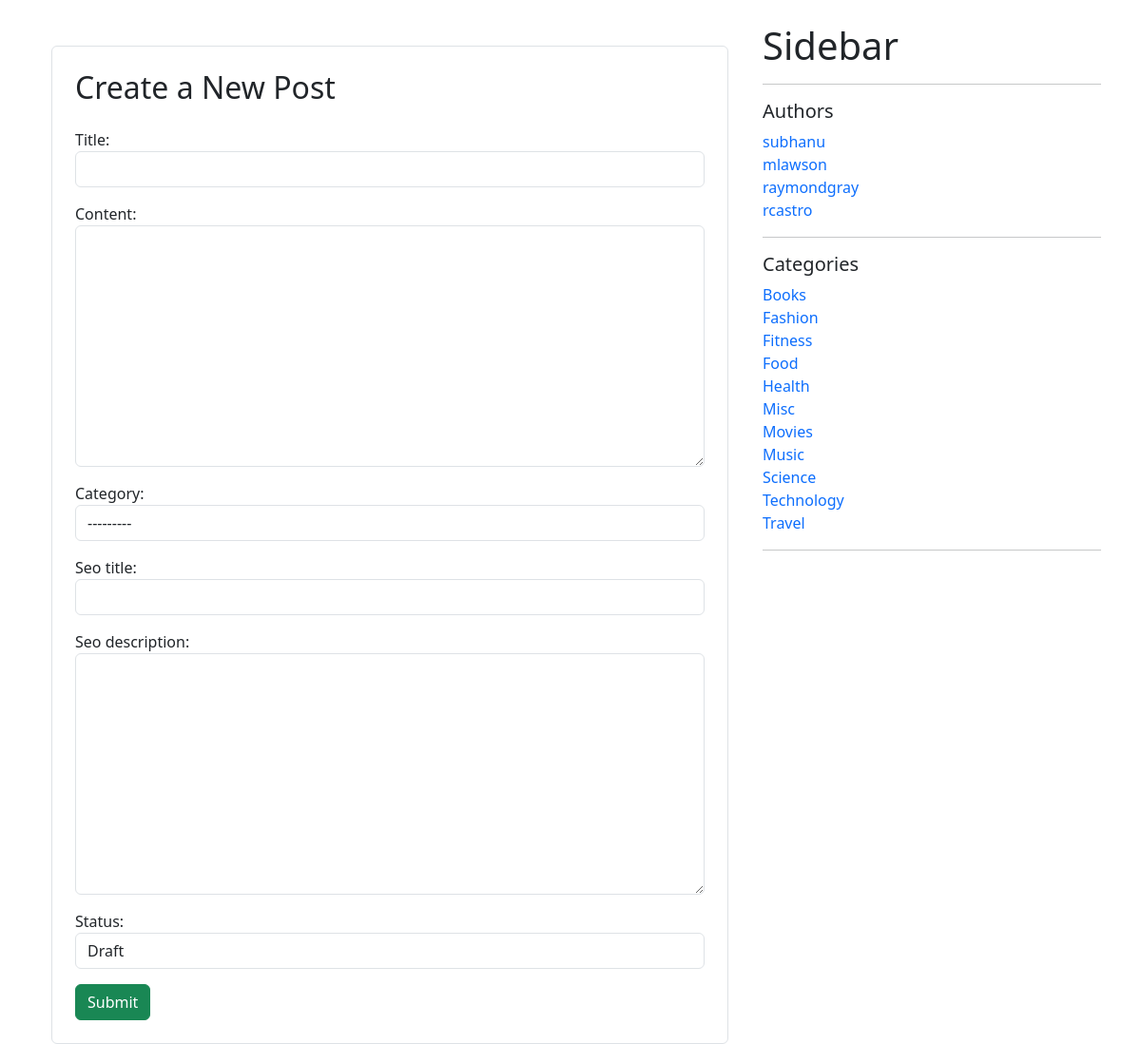
/blog/backend/posts/new/, run on the app's committed database.
### blog/models.py (models this page shows)
class Category(models.Model):
    name = models.CharField(max_length=255)
    slug = models.SlugField(max_length=255, unique=True)
    def get_absolute_url(self):
        return reverse('blog:category_filter', kwargs={'category_slug': self.slug})
    class Meta:
        ordering = ('name',)
        verbose_name = 'category'
        verbose_name_plural = 'categories'
    def __str__(self):
        return self.name

### blog/views.py (the view)
# urls.py: path('backend/posts/new/', add_post, name='add_post'),
def add_post(request):
    if request.method == 'POST':
        form = PostForm(request.POST)
        if form.is_valid():
            post = form.save(commit=False)
            post.author = request.user
            post.save()
            return redirect('blog:post_detail', slug=post.slug)
    else:
        form = PostForm()
    template = 'blog/new_post.html'
    context = {'form': form}
    return render(request, template, context)

### blog/forms.py
class PostForm(forms.ModelForm):
    class Meta:
        model = Post
        fields = ['title', 'content', 'category', 'seo_title', 'seo_description', 'status']
        widgets = {
            'title': forms.TextInput(attrs={'class': "form-control"}),
            'content': forms.Textarea(attrs={'class': "form-control"}),
            'category': forms.Select(attrs={'class': "form-control"}),
            'status': forms.Select(attrs={'class': "form-control"}),
            'seo_title': forms.TextInput(attrs={'class': "form-control"}),
            'seo_description': forms.Textarea(attrs={'class': "form-control"}),
        }

### blog/context_processors.py (called while the page is built)
def user_context(request):
    user = User.objects.all()
    return {'all_users': user}

def categories_context(request):
    categories = Category.objects.all()
    return {'categories': categories}

### templates/blog/new_post.html (shortened to what this page needs)
{% extends 'blog/base.html' %}
{% block content %}
    <div class="container mt-4">
        <form method="post" class="p-4 border rounded">
            <h2 class="mb-4">Create a New Post</h2>
            {{ form.as_p }}
            <button type="submit" class="btn btn-success">Submit</button>
        </form>
    </div>
{% endblock %}

### templates/blog/base.html (shortened to what this page needs)
<!DOCTYPE html>
<html lang="en">
<head>
    <link href="https://cdn.jsdelivr.net/npm/bootstrap@5.3.0/dist/css/bootstrap.min.css" rel="stylesheet">
</head>
<body>
<div class="container mt-4">
    <div class="row">
        <div class="col-md-8">
            {% block content %}{% endblock %}
        </div>
        <div class="col-md-4">
            <div class="mb-4">
                <h1 class="page-header">Sidebar</h1>
                <hr>
                <h5>Authors</h5>
                {% if all_users %}
                    {% for user in all_users %}
                        <a href="{% url 'blog:author_filter' user.username %}" class="text-decoration-none"
                        >{{ user.username }}</a>
                        <br>
                    {% endfor %}
                {% endif %}
                <hr>
                <h5>Categories</h5>
                {% if categories %}
                    {% for category in categories %}
                        <a href="{{ category.get_absolute_url }}" class="text-decoration-none">{{ category.name }}</a>
                        <br>
                    {% endfor %}
                {% endif %}
                <hr>
            </div>
        </div>
    </div>
</div>
</body>
</html>

### data on the page
Category: name "Books"
Category: name "Fashion"
Category: name "Fitness"
Category: name "Food"
Category: name "Health"
Category: name "Misc"
Category: name "Movies"
Category: name "Music"
Category: name "Science"
Category: name "Technology"
Category: name "Travel"

### other printed values
{{ user.username }} "subhanu"
{{ user.username }} "mlawson"
{{ user.username }} "raymondgray"
{{ user.username }} "rcastro"
